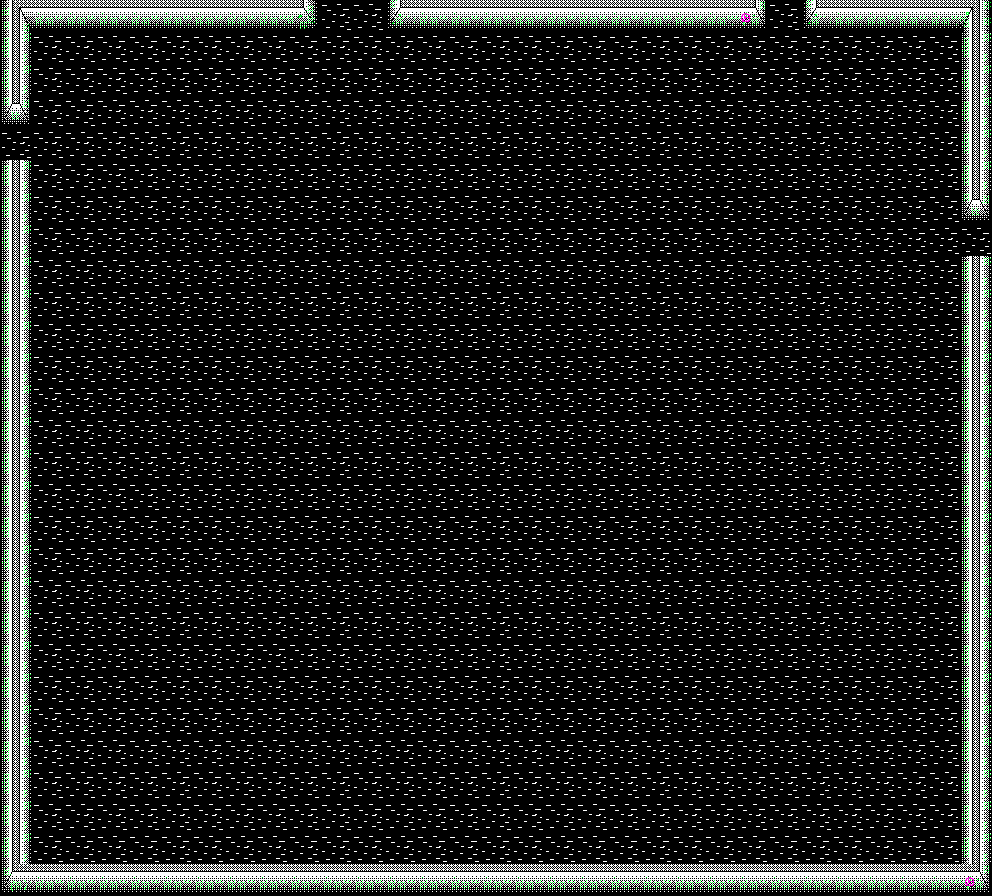

A 2D game scene composited from a Tiled map and its tileset images. What follows is a short description and the map's XML, with every tile layer's data as written:
An orthogonal 31x28 tile map with 32x32 px tiles, 2 tile layers (ground, walls), 2 tilesets.

<map version="1.10" tiledversion="1.10.1" orientation="orthogonal" renderorder="right-down" width="31" height="28" tilewidth="32" tileheight="32" infinite="0" nextlayerid="6" nextobjectid="1">
 <tileset firstgid="1" source="../tileset_gen4.tsx" />
 <tileset firstgid="41" source="../tileset_gen9.tsx" />
 <layer id="1" name="ground" width="31" height="28">
  <data encoding="csv">
54,54,54,54,54,54,54,54,54,54,54,54,54,54,54,54,54,54,54,54,54,54,54,54,54,54,54,54,54,54,54,
54,54,54,54,54,54,54,54,54,54,54,54,54,54,54,54,54,54,54,54,54,54,54,54,54,54,54,54,54,54,54,
54,54,54,54,54,54,54,54,54,54,54,54,54,54,54,54,54,54,54,54,54,54,54,54,54,54,54,54,54,54,54,
54,54,54,54,54,54,54,54,54,54,54,54,54,54,54,54,54,54,54,54,54,54,54,54,54,54,54,54,54,54,54,
54,54,54,54,54,54,54,54,54,54,54,54,54,54,54,54,54,54,54,54,54,54,54,54,54,54,54,54,54,54,54,
54,54,54,54,54,54,54,54,54,54,54,54,54,54,54,54,54,54,54,54,54,54,54,54,54,54,54,54,54,54,54,
54,54,54,54,54,54,54,54,54,54,54,54,54,54,54,54,54,54,54,54,54,54,54,54,54,54,54,54,54,54,54,
54,54,54,54,54,54,54,54,54,54,54,54,54,54,54,54,54,54,54,54,54,54,54,54,54,54,54,54,54,54,54,
54,54,54,54,54,54,54,54,54,54,54,54,54,54,54,54,54,54,54,54,54,54,54,54,54,54,54,54,54,54,54,
54,54,54,54,54,54,54,54,54,54,54,54,54,54,54,54,54,54,54,54,54,54,54,54,54,54,54,54,54,54,54,
54,54,54,54,54,54,54,54,54,54,54,54,54,54,54,54,54,54,54,54,54,54,54,54,54,54,54,54,54,54,54,
54,54,54,54,54,54,54,54,54,54,54,54,54,54,54,54,54,54,54,54,54,54,54,54,54,54,54,54,54,54,54,
54,54,54,54,54,54,54,54,54,54,54,54,54,54,54,54,54,54,54,54,54,54,54,54,54,54,54,54,54,54,54,
54,54,54,54,54,54,54,54,54,54,54,54,54,54,54,54,54,54,54,54,54,54,54,54,54,54,54,54,54,54,54,
54,54,54,54,54,54,54,54,54,54,54,54,54,54,54,54,54,54,54,54,54,54,54,54,54,54,54,54,54,54,54,
54,54,54,54,54,54,54,54,54,54,54,54,54,54,54,54,54,54,54,54,54,54,54,54,54,54,54,54,54,54,54,
54,54,54,54,54,54,54,54,54,54,54,54,54,54,54,54,54,54,54,54,54,54,54,54,54,54,54,54,54,54,54,
54,54,54,54,54,54,54,54,54,54,54,54,54,54,54,54,54,54,54,54,54,54,54,54,54,54,54,54,54,54,54,
54,54,54,54,54,54,54,54,54,54,54,54,54,54,54,54,54,54,54,54,54,54,54,54,54,54,54,54,54,54,54,
54,54,54,54,54,54,54,54,54,54,54,54,54,54,54,54,54,54,54,54,54,54,54,54,54,54,54,54,54,54,54,
54,54,54,54,54,54,54,54,54,54,54,54,54,54,54,54,54,54,54,54,54,54,54,54,54,54,54,54,54,54,54,
54,54,54,54,54,54,54,54,54,54,54,54,54,54,54,54,54,54,54,54,54,54,54,54,54,54,54,54,54,54,54,
54,54,54,54,54,54,54,54,54,54,54,54,54,54,54,54,54,54,54,54,54,54,54,54,54,54,54,54,54,54,54,
54,54,54,54,54,54,54,54,54,54,54,54,54,54,54,54,54,54,54,54,54,54,54,54,54,54,54,54,54,54,54,
54,54,54,54,54,54,54,54,54,54,54,54,54,54,54,54,54,54,54,54,54,54,54,54,54,54,54,54,54,54,54,
54,54,54,54,54,54,54,54,54,54,54,54,54,54,54,54,54,54,54,54,54,54,54,54,54,54,54,54,54,54,54,
54,54,54,54,54,54,54,54,54,54,54,54,54,54,54,54,54,54,54,54,54,54,54,54,54,54,54,54,54,54,54,
54,54,54,54,54,54,54,54,54,54,54,54,54,54,54,54,54,54,54,54,54,54,54,54,54,54,54,54,54,54,54
</data>
 </layer>
 <layer id="3" name="walls" width="31" height="28">
  <data encoding="csv">
128,71,71,130,71,71,71,71,130,79,0,0,78,71,71,71,71,71,71,71,71,71,71,76,0,78,71,71,71,71,74,
72,0,0,0,0,0,0,0,0,0,0,0,0,0,0,0,0,0,0,0,0,0,0,0,0,0,0,0,0,0,72,
72,0,0,0,0,0,0,0,0,0,0,0,0,0,0,0,0,0,0,0,0,0,0,0,0,0,0,0,0,0,72,
77,0,0,0,0,0,0,0,0,0,0,0,0,0,0,0,0,0,0,0,0,0,0,0,0,0,0,0,0,0,72,
0,0,0,0,0,0,0,0,0,0,0,0,0,0,0,0,0,0,0,0,0,0,0,0,0,0,0,0,0,0,72,
127,0,0,0,0,0,0,0,0,0,0,0,0,0,0,0,0,0,0,0,0,0,0,0,0,0,0,0,0,0,72,
72,0,0,0,0,0,0,0,0,0,0,0,0,0,0,0,0,0,0,0,0,0,0,0,0,0,0,0,0,0,77,
72,0,0,0,0,0,0,0,0,0,0,0,0,0,0,0,0,0,0,0,0,0,0,0,0,0,0,0,0,0,0,
72,0,0,0,0,0,0,0,0,0,0,0,0,0,0,0,0,0,0,0,0,0,0,0,0,0,0,0,0,0,127,
72,0,0,0,0,0,0,0,0,0,0,0,0,0,0,0,0,0,0,0,0,0,0,0,0,0,0,0,0,0,72,
72,0,0,0,0,0,0,0,0,0,0,0,0,0,0,0,0,0,0,0,0,0,0,0,0,0,0,0,0,0,72,
72,0,0,0,0,0,0,0,0,0,0,0,0,0,0,0,0,0,0,0,0,0,0,0,0,0,0,0,0,0,72,
72,0,0,0,0,0,0,0,0,0,0,0,0,0,0,0,0,0,0,0,0,0,0,0,0,0,0,0,0,0,72,
72,0,0,0,0,0,0,0,0,0,0,0,0,0,0,0,0,0,0,0,0,0,0,0,0,0,0,0,0,0,72,
72,0,0,0,0,0,0,0,0,0,0,0,0,0,0,0,0,0,0,0,0,0,0,0,0,0,0,0,0,0,72,
72,0,0,0,0,0,0,0,0,0,0,0,0,0,0,0,0,0,0,0,0,0,0,0,0,0,0,0,0,0,72,
72,0,0,0,0,0,0,0,0,0,0,0,0,0,0,0,0,0,0,0,0,0,0,0,0,0,0,0,0,0,72,
72,0,0,0,0,0,0,0,0,0,0,0,0,0,0,0,0,0,0,0,0,0,0,0,0,0,0,0,0,0,72,
72,0,0,0,0,0,0,0,0,0,0,0,0,0,0,0,0,0,0,0,0,0,0,0,0,0,0,0,0,0,72,
72,0,0,0,0,0,0,0,0,0,0,0,0,0,0,0,0,0,0,0,0,0,0,0,0,0,0,0,0,0,72,
72,0,0,0,0,0,0,0,0,0,0,0,0,0,0,0,0,0,0,0,0,0,0,0,0,0,0,0,0,0,72,
72,0,0,0,0,0,0,0,0,0,0,0,0,0,0,0,0,0,0,0,0,0,0,0,0,0,0,0,0,0,72,
72,0,0,0,0,0,0,0,0,0,0,0,0,0,0,0,0,0,0,0,0,0,0,0,0,0,0,0,0,0,72,
72,0,0,0,0,0,0,0,0,0,0,0,0,0,0,0,0,0,0,0,0,0,0,0,0,0,0,0,0,0,72,
72,0,0,0,0,0,0,0,0,0,0,0,0,0,0,0,0,0,0,0,0,0,0,0,0,0,0,0,0,0,72,
72,0,0,0,0,0,0,0,0,0,0,0,0,0,0,0,0,0,0,0,0,0,0,0,0,0,0,0,0,0,72,
72,0,0,0,0,0,0,0,0,0,0,0,0,0,0,0,0,0,0,0,0,0,0,0,0,0,0,0,0,0,72,
75,71,71,71,71,71,71,71,71,71,71,71,71,71,71,71,71,71,71,71,71,71,71,71,71,71,71,71,71,71,76
</data>
 </layer>
</map>
